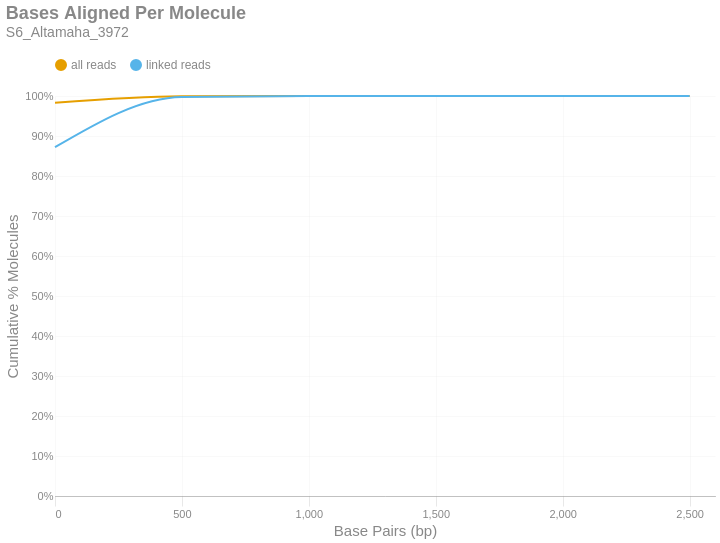

Notebook code cell kept with this figure:
### Markdown cell above
### Bases Aligned Per Molecule
This is a cumulative frequency distribution showing the number of base pairs aligned per unique molecule. These data are shown in 500 bp bins. There are two distributions: one with `all reads` (yellow) and another with only `linked reads` (blue). The percent of molecules in the `linked reads` distribution is relative to the total number of linked molecules.

### Code cell
if SKIPLR:
    print_html(f"Skipped")
else:
    binned_df = consolidated_hist(valids['aligned_bp'], mask, 500, True)
    with SafeRender(binned_df):
        (
            density_plot(binned_df, 'Bases Aligned Per Molecule', samplename, 'basesper')
            .encode(
                x=alt.X('bin:Q', title="Base Pairs (bp)").axis(tickMinStep=500).scale(padding=0),
                y=alt.Y('value:Q', title='Cumulative % Molecules')
                    .axis(format='%')
                    .scale(domain = [0,1])
                    .stack(False),
                color=alt.Color("key:N").scale(domain = ["all reads", "linked reads"]),
                tooltip = [
                    alt.Tooltip("key:N", title = "Data Type"),
                    alt.Tooltip("range_label:N", title="Bases Aligned Per Molecule"),
                    alt.Tooltip("value:Q", format = ".2%", title="% Molecules (Cum.)")
                ]
            )
        ).display()

### Figure 1 — Vega-Lite specification as saved in the notebook (floating-point values rounded to 4 significant figures)
{"width": "container", "height": 400, "config": {"title": {"anchor": "start", "dy": -15, "fontSize": 18, "color": "#888888", "subtitleColor": "#888888", "subtitleFontSize": 14}, "arc": {"fill": "#0072B2"}, "axis": {"domainColor": "#888888", "domainWidth": 0.5, "gridWidth": 0.2, "grid": false, "titleFontWeight": 400, "titleFontSize": 15, "labelFontSize": 11, "labelColor": "#888888", "tickColor": "#888888", "tickWidth": 0.2, "titleColor": "#888888"}, "axisBand": {"grid": false}, "axisX": {"grid": true, "tickSize": 10, "domainCap": "round"}, "axisY": {"domain": false, "grid": true, "tickSize": 0, "domainCap": "round"}, "background": "transparent", "header": {"labelFontSize": 15, "labelColor": "#888888", "titleFontSize": 15, "titleFontWeight": 600, "titleColor": "#888888"}, "legend": {"labelFont": "sans-serif", "labelFontSize": 12, "labelColor": "#888888", "symbolSize": 100, "symbolType": "circle", "titleFontSize": 12, "titlePadding": 10, "titleColor": "#888888", "title": null, "orient": "top"}, "range": {"category": ["#E69F00", "#56B4E9", "#009E73", "#F0E442", "#0072B2", "#D55E00", "#CC79A7", "#000000"], "diverging": ["#cfe8f3", "#a2d4ec", "#73bfe2", "#46abdb", "#1696d2", "#12719e"]}, "area": {"fill": "#0072B2", "fillOpacity": 0.7, "line": true, "strokeOpacity": 0.7}, "line": {"color": "#0072B2", "stroke": "#0072B2", "strokeWidth": 2}, "trail": {"color": "#0072B2", "stroke": "#0072B2", "strokeWidth": 0, "size": 1}, "point": {"filled": true, "fillOpacity": 1.0, "size": 95}, "text": {"color": "#888888", "fontSize": 11, "align": "right", "fontWeight": 400, "size": 11}, "bar": {"fill": "#0072B2", "stroke": null}, "view": {"stroke": null, "continuousWidth": 660, "continuousHeight": 400}}, "data": {"name": "data-9f8897f6e59ddd75bb9832437054b74d"}, "mark": {"type": "line", "interpolate": "monotone", "point": {"opacity": 0, "size": 275}}, "encoding": {"color": {"field": "key", "scale": {"domain": ["all reads", "linked reads"]}, "type": "nominal"}, "tooltip": [{"field": "key", "title": "Data Type", "type": "nominal"}, {"field": "range_label", "title": "Bases Aligned Per Molecule", "type": "nominal"}, {"field": "value", "format": ".2%", "title": "% Molecules (Cum.)", "type": "quantitative"}], "x": {"axis": {"tickMinStep": 500}, "field": "bin", "scale": {"padding": 0}, "title": "Base Pairs (bp)", "type": "quantitative"}, "y": {"axis": {"format": "%"}, "field": "value", "scale": {"domain": [0, 1]}, "stack": false, "title": "Cumulative % Molecules", "type": "quantitative"}}, "params": [{"name": "param_c36ac31b6afebe62", "select": {"type": "point", "fields": ["key"]}, "bind": "legend"}], "title": {"text": "Bases Aligned Per Molecule", "subtitle": "S6_Altamaha_3972"}, "transform": [{"fold": ["all reads (cumsum)", "linked reads (cumsum)"]}, {"calculate": "replace(datum.key, ' (cumsum)', '')", "as": "key"}, {"filter": {"param": "param_c36ac31b6afebe62"}}], "usermeta": {"embedOptions": {"downloadFileName": "S6_Altamaha_3972.basesper"}}, "$schema": "https://vega.github.io/schema/vega-lite/v6.1.0.json", "datasets": {"data-9f8897f6e59ddd75bb9832437054b74d": [{"bin": "0.0", "interval": "0.0-500.0", "all reads": 0.9834, "linked reads": 0.8719, "all reads (cumsum)": 0.9834, "linked reads (cumsum)": 0.8719, "range_label": "0-499"}, {"bin": "500.0", "interval": "500.0-1000.0", "all reads": 0.01625, "linked reads": 0.1255, "all reads (cumsum)": 0.9997, "linked reads (cumsum)": 0.9974, "range_label": "500-999"}, {"bin": "1000.0", "interval": "1000.0-1500.0", "all reads": 0.0003334, "linked reads": 0.002504, "all reads (cumsum)": 1.0, "linked reads (cumsum)": 0.9999, "range_label": "1000-1499"}, {"bin": "1500.0", "interval": "1500.0-2000.0", "all reads": 1.126e-05, "linked reads": 7.6e-05, "all reads (cumsum)": 1.0, "linked reads (cumsum)": 1.0, "range_label": "1500-1999"}, {"bin": "2000.0", "interval": "2000.0-2500.0", "all reads": 8.665e-07, "linked reads": 5.428e-06, "all reads (cumsum)": 1.0, "linked reads (cumsum)": 1.0, "range_label": "2000-2499"}, {"bin": "2500.0", "interval": "2500.0-3000.0", "all reads": 1.733e-07, "linked reads": 1.357e-06, "all reads (cumsum)": 1.0, "linked reads (cumsum)": 1.0, "range_label": "2500-2999"}]}}
